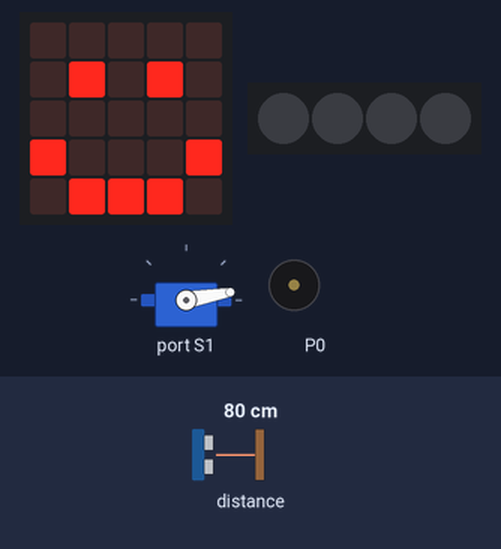
A program run on a simulated BBC micro:bit (MakeCode). Shown: the board's 5×5 LED display, servo, 4 RGB LEDs in strip order, left to right, buzzer (waves = sounding). The test bench sets the inputs (shaded band); at power-on: distance to the obstacle 80 cm. Dim RGB values are drawn brighter than linear; the 48×5 strip is a reading aid, not a part: it shows the text the display is scrolling, unrolled, one strip-width of it at a time.

Above: at 0.7 s.
At 1.8 s:
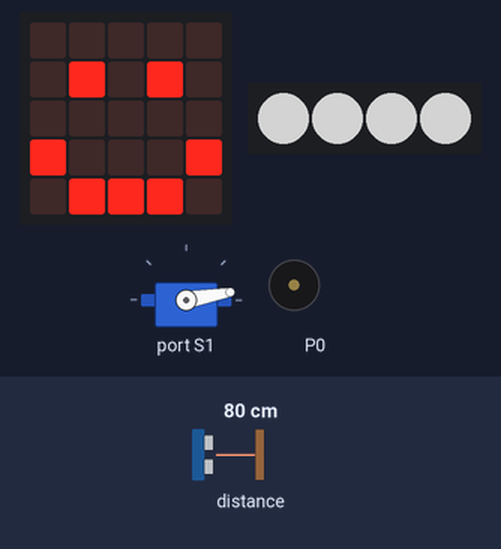
1.9 s: distance to the obstacle set to 6 cm
3.6 s: distance to the obstacle set to 3 cm
At 10.6 s:
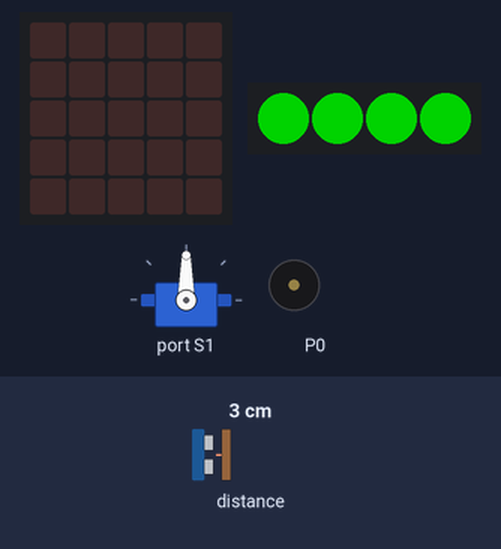
At 11.5 s:
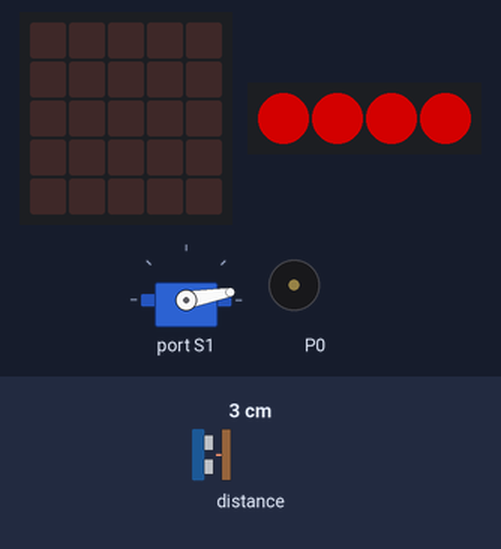
Timing chart, 0 to 16.3 s (numbered marks = the images above; inputs shaded):
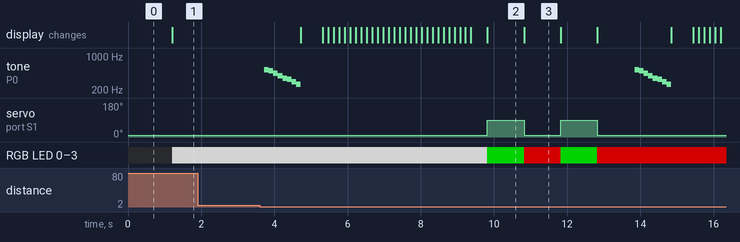

The program:

main.ts
```typescript
basic.showIcon(IconNames.Happy)
let DISTANCIA = 0
maqueen.servoRun(maqueen.Servos.S1, 10)
let strip = neopixel.create(DigitalPin.P15, 4, NeoPixelMode.RGB)
basic.forever(function () {
    DISTANCIA = maqueen.Ultrasonic(PingUnit.Centimeters)
    if (DISTANCIA < 5) {
        music.playMelody("C5 B A G F E D C ", 500)
        basic.showIcon(IconNames.Heart)
        basic.showString("HOLA")
        for (let index = 0; index < 2; index++) {
            maqueen.servoRun(maqueen.Servos.S1, 90)
            strip.showColor(neopixel.colors(NeoPixelColors.Green))
            basic.pause(1000)
            maqueen.servoRun(maqueen.Servos.S1, 10)
            strip.showColor(neopixel.colors(NeoPixelColors.Red))
            basic.pause(1000)
        }
    } else {
        basic.showIcon(IconNames.Happy)
        maqueen.servoRun(maqueen.Servos.S1, 10)
        strip.showColor(neopixel.colors(NeoPixelColors.White))
    }
})
```

test.ts
```typescript
// aquí va el archivo "tests"; esto no se compilará cuando este paquete se utilice como una extensión.
```

Measured:
- the behaviour switches between 5 and 4 cm on distance to the obstacle (found by bisection; images 1 and 2)
- after the input at 1.9 s, every drawn part: stays the same
- after the input at 3.6 s, tone on P0: plays 523 Hz for 0.13 s, 494 Hz for 0.13 s, 440 Hz for 0.13 s, 392 Hz for 0.13 s, 349 Hz for 0.13 s, 330 Hz for 0.13 s … (16 notes in this stretch), starting after 0.12 s; servo on port S1: alternates 90° for 1.0 s and 10° for 1.0 s, 4 changes in all, then stays 10°, starting after 6.2 s
- what the display in image 2 shows lasts 1.0 s, from 9.8 s to 10.8 s
